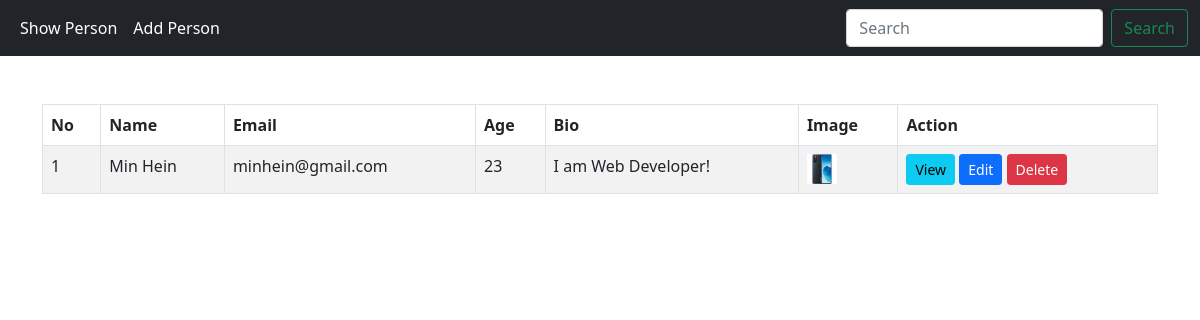
The app's page /, older data.
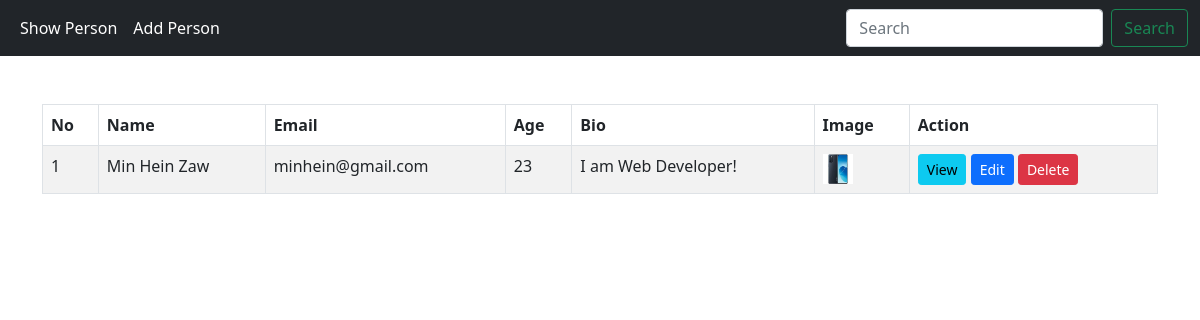
The same page, newer data.
### base/models.py (models this page shows, shortened)
class Person(models.Model):
    name = models.CharField(max_length=50, null=True)
    email = models.EmailField(null=True)
    bio = RichTextField(null=True)
    age = models.PositiveIntegerField()
    image = models.ImageField(upload_to='photos/', null=True)

### base/views.py (the view)
# urls.py: path('', views.index, name="show_person"),
def index(request):
    persons = Person.objects.all()
    context = {'persons':persons}
    return render(request, 'pages/index.html', context)

### templates/pages/index.html (shortened to what this page needs)
{% extends 'layouts/main.html' %}
{% block content %}
    <div class="container mt-5">
        <table class="table table-striped table-hover table-bordered">
            <thead>
                <tr>
                  <th scope="col">No</th>
                  <th scope="col">Name</th>
                  <th scope="col">Email</th>
                  <th scope="col">Age</th>
                  <th scope="col">Bio</th>
                  <th scope="col">Image</th>
                  <th scope="col">Action</th>
                </tr>
              </thead>
              <tbody>
                {% for person in persons %}
                  <tr>
                    <td>{{forloop.counter}}</td>
                    <td>{{person.name}}</td>
                    <td>{{person.email}}</td>
                    <td>{{person.age}}</td>
                    <td>{{person.bio | safe}}</td>
                    <td>
                      <img src="{{person.image.url}}" alt="" style="width: 30px; height: 30px;">
                    </td>
                    <td>
                      <a href="" class="btn btn-info btn-sm">View</a>
                      <a href="{% url 'update_person' person.id %}" class="btn btn-primary btn-sm">Edit</a>
                      <a href="{% url 'delete_person' person.id %}" class="btn btn-danger btn-sm">Delete</a>
                    </td>
                  </tr>
                {% endfor %}
              </tbody>
        </table>
    </div>
{% endblock content %}

### templates/layouts/main.html (shortened to what this page needs)
<!DOCTYPE html>
<html lang="en">
<head>
    <link href="https://cdn.jsdelivr.net/npm/bootstrap@5.0.2/dist/css/bootstrap.min.css" rel="stylesheet">
</head>
<body>
    {% include "layouts/nav.html" %}
    {% block content %}
    {% endblock content %}
</body>
</html>

### templates/layouts/nav.html (shortened to what this page needs)
<nav class="navbar navbar-expand-lg navbar-light bg-dark">
  <div class="container-fluid">
    <div class="collapse navbar-collapse" id="navbarSupportedContent">
      <ul class="navbar-nav me-auto mb-2 mb-lg-0">
        <li class="nav-item">
          <a class="nav-link active text-white" aria-current="page" href="{% url 'show_person' %}">Show Person</a>
        </li>
        <li class="nav-item">
          <a class="nav-link text-white" href="{% url 'add_person' %}">Add Person</a>
        </li>
      </ul>
      <form class="d-flex">
        <input class="form-control me-2" type="search" placeholder="Search" aria-label="Search">
        <button class="btn btn-outline-success" type="submit">Search</button>
      </form>
    </div>
  </div>
</nav>

Row changes from the older to the newer data that the page shows:
changed Person "minhein@gmail.com": name "Min Hein" → "Min Hein Zaw"
